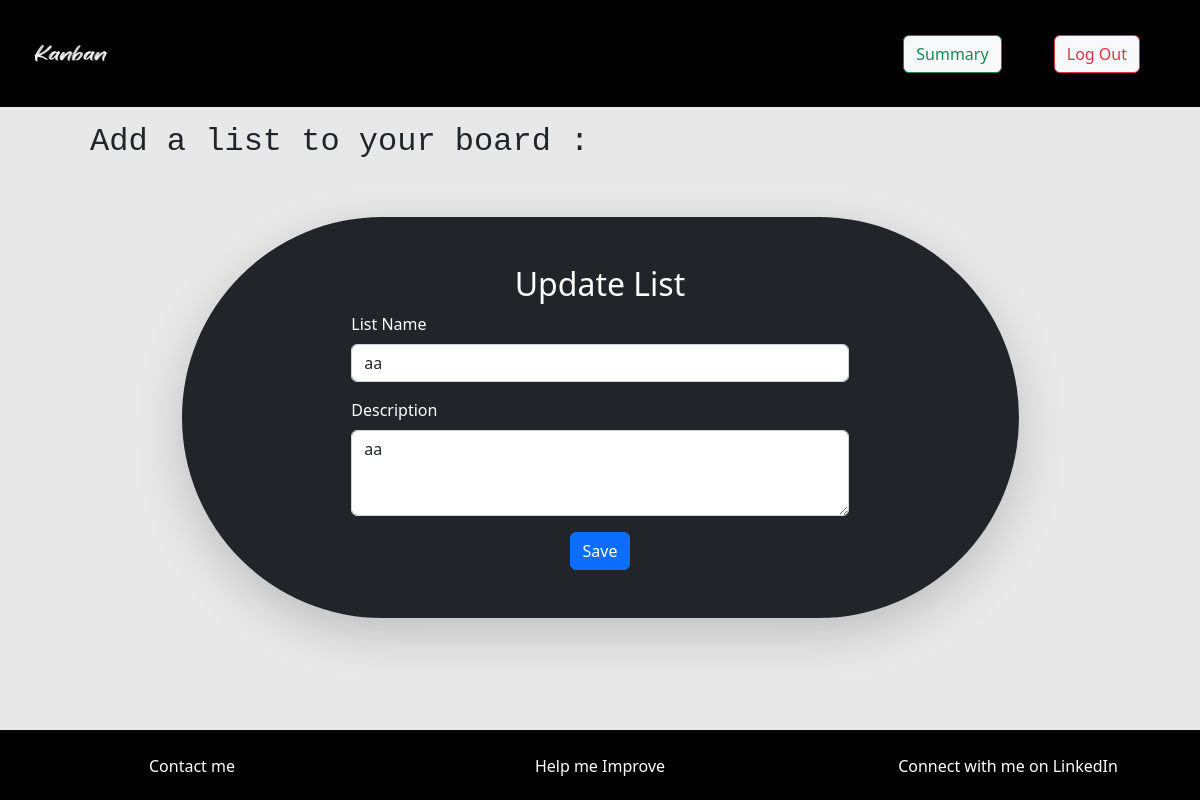
The app's page /edit_list/1 (signed in), older data.
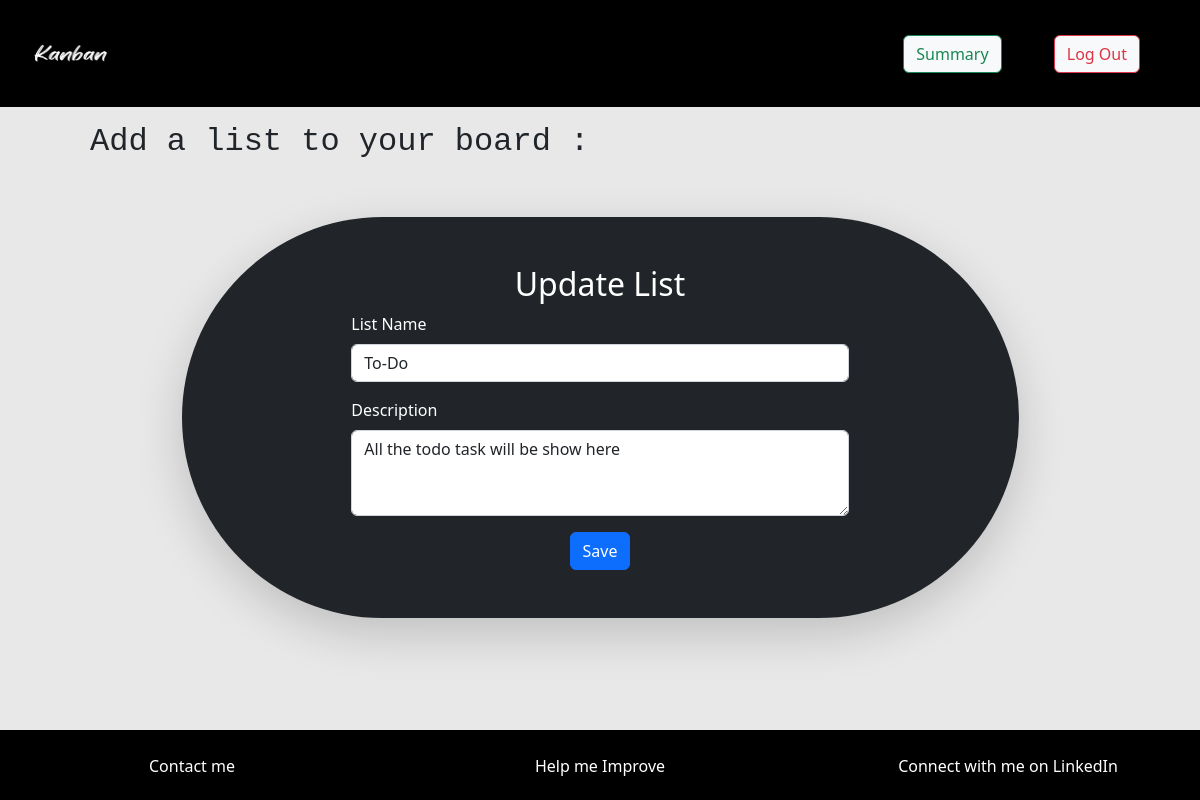
The same page, newer data.
### application/models.py (models this page shows, shortened)
class List(db.Model, UserMixin):
    __tablename__ = 'list'
    id = db.Column(db.Integer(), primary_key=True)
    name = db.Column(db.String(),nullable=False)
    description = db.Column(db.String())
    date_created = db.Column(db.DateTime(), nullable=False,default=datetime.now())
    user_id = db.Column(db.Integer(), db.ForeignKey(
        'user.id', ondelete='CASCADE'))
    cards = db.relationship('Card', backref='list', lazy=True)

### application/controllers.py (the view, shortened to what this page needs)
@app.route("/edit_list/<int:list_id>", methods=["GET","POST"])
@login_required
def edit_list(list_id):
    form = CreateList()
    list = List.query.filter_by(id=list_id).first()
    if request.method == 'GET': # pre-populate the form
        form.list_name.data = list.name
        form.description.data = list.description
    return render_template("edit_list.html",form=form)

### application/forms.py
class CreateList(FlaskForm):
    list_name = StringField('List Name',validators=[DataRequired()])
    description = TextAreaField('Description',validators=[DataRequired()])
    submit = SubmitField('Save')

### application/models.py (called while the page is built)
@login_manager.user_loader
def load_user(user_id):
    return User.query.get(int(user_id))

### templates/edit_list.html (shortened to what this page needs)
{% extends "base.html" %}
{% block header %}
<a href="{{ url_for('summary') }}" class="btn btn-outline-success btn-light mr-4" type="submit">Summary</a>
<a href="{{ url_for('logout') }}" class="btn btn-outline-danger btn-light mx-5" type="submit">Log Out</a>
{% endblock header %}
{% block body %}
<div class="container">
    <div class="mb-5 mx-5 mt-3">
        <div class="d-flex justify-content-between">
            <h1 class="h2 d-flex align-items-center" style="font-family: monospace, serif;">Add a list to your board
                :
            </h1>
        </div>
    </div>
    <div class="d-flex justify-content-center">
        <div class="d-flex justify-content-center bg-dark rounded-pill py-5 px-1 w-75 shadow-lg ">
            <form method="POST" action="" style="height: 30%; width:60%;">
                <div class="d-flex justify-content-center">
                    <h2 style="color: white;">Update List</h2>
                </div>
                <div class="mb-3">
                    {{ form.list_name.label(class="form-label",style="color: white;") }}
                    {% if form.list_name.errors %}
                    {{ form.list_name(class="form-control is-invalid",placeholder="list-A") }}
                    <div class="invalid-feedback">
                        {% for error in form.list_name.errors %}
                        <span>{{ error }}</span>
                        {% endfor %}
                    </div>
                    {% else %}
                    {{ form.list_name(class="form-control",placeholder="list-A") }}
                    {% endif %}
                </div>
                <div class="mb-3">
                    {{ form.description.label(class="form-label",style="color: white;") }}
                    {% if form.description.errors %}
                    {{ form.description(class="form-control is-invalid",placeholder="Description") }}
                    <div class="invalid-feedback">
                        {% for error in form.description.errors %}
                        <span>{{ error }}</span>
                        {% endfor %}
                    </div>
                    {% else %}
                    {{ form.description(class="form-control",placeholder="Description",rows="3") }}
                    {% endif %}
                </div>
                <div class="d-flex justify-content-center mt-3">
                    {{ form.submit(class="btn btn-primary d-flex justify-content-center") }}
                </div>
            </form>
        </div>
    </div>
</div>
{% endblock body %}

Row changes from the older to the newer data that the page shows:
changed List: description "aa" → "All the todo task will be show here"
Text that changed along with them:
form field list_name: "aa" → "To-Do"
